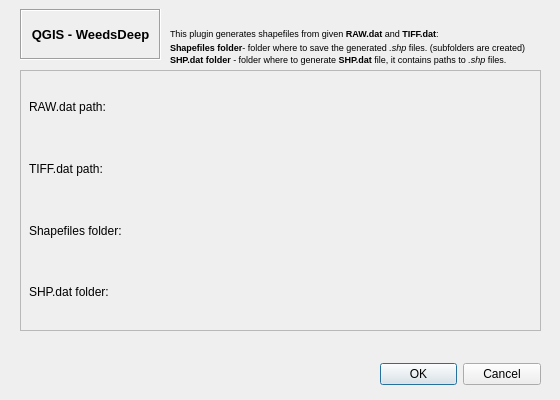
<?xml version="1.0" encoding="UTF-8"?>
<ui version="4.0">
 <class>WeedsDeepDialogBase</class>
 <widget class="QDialog" name="WeedsDeepDialogBase">
  <property name="geometry">
   <rect>
    <x>0</x>
    <y>0</y>
    <width>560</width>
    <height>400</height>
   </rect>
  </property>
  <property name="sizePolicy">
   <sizepolicy hsizetype="Preferred" vsizetype="Preferred">
    <horstretch>0</horstretch>
    <verstretch>0</verstretch>
   </sizepolicy>
  </property>
  <property name="minimumSize">
   <size>
    <width>560</width>
    <height>400</height>
   </size>
  </property>
  <property name="maximumSize">
   <size>
    <width>560</width>
    <height>400</height>
   </size>
  </property>
  <property name="windowTitle">
   <string>QGIS WeedsDeep</string>
  </property>
  <property name="styleSheet">
   <string notr="true">body: #ffffff</string>
  </property>
  <widget class="QFrame" name="frame">
   <property name="geometry">
    <rect>
     <x>20</x>
     <y>70</y>
     <width>521</width>
     <height>261</height>
    </rect>
   </property>
   <property name="autoFillBackground">
    <bool>false</bool>
   </property>
   <property name="frameShape">
    <enum>QFrame::StyledPanel</enum>
   </property>
   <property name="frameShadow">
    <enum>QFrame::Sunken</enum>
   </property>
   <widget class="QWidget" name="gridLayoutWidget">
    <property name="geometry">
     <rect>
      <x>9</x>
      <y>9</y>
      <width>501</width>
      <height>241</height>
     </rect>
    </property>
    <layout class="QGridLayout" name="body">
     <item row="1" column="0">
      <widget class="QLabel" name="tiffdat_label">
       <property name="text">
        <string>TIFF.dat path:</string>
       </property>
      </widget>
     </item>
     <item row="0" column="1">
      <widget class="QgsFileWidget" name="rawdat_browser">
       <property name="acceptDrops">
        <bool>true</bool>
       </property>
       <property name="filter">
        <string>Text File (*.dat)</string>
       </property>
      </widget>
     </item>
     <item row="2" column="0">
      <widget class="QLabel" name="shpfolder_label">
       <property name="text">
        <string>Shapefiles folder:</string>
       </property>
      </widget>
     </item>
     <item row="0" column="0">
      <widget class="QLabel" name="rawdat_label">
       <property name="text">
        <string>RAW.dat path:</string>
       </property>
      </widget>
     </item>
     <item row="3" column="0">
      <widget class="QLabel" name="shpdat_label">
       <property name="text">
        <string>SHP.dat folder:</string>
       </property>
      </widget>
     </item>
     <item row="1" column="1">
      <widget class="QgsFileWidget" name="tiffdat_browser">
       <property name="acceptDrops">
        <bool>true</bool>
       </property>
       <property name="filter">
        <string>Text File (*.dat)</string>
       </property>
      </widget>
     </item>
     <item row="3" column="1">
      <widget class="QgsFileWidget" name="shpdat_browser">
       <property name="acceptDrops">
        <bool>true</bool>
       </property>
       <property name="filter">
        <string/>
       </property>
      </widget>
     </item>
     <item row="2" column="1">
      <widget class="QgsFileWidget" name="shpfolder_browser">
       <property name="contextMenuPolicy">
        <enum>Qt::DefaultContextMenu</enum>
       </property>
       <property name="acceptDrops">
        <bool>true</bool>
       </property>
       <property name="autoFillBackground">
        <bool>true</bool>
       </property>
       <property name="inputMethodHints">
        <set>Qt::ImhNone</set>
       </property>
      </widget>
     </item>
    </layout>
   </widget>
  </widget>
  <widget class="QWidget" name="verticalLayoutWidget">
   <property name="geometry">
    <rect>
     <x>380</x>
     <y>340</y>
     <width>161</width>
     <height>68</height>
    </rect>
   </property>
   <layout class="QVBoxLayout" name="footer">
    <item>
     <widget class="QDialogButtonBox" name="button">
      <property name="standardButtons">
       <set>QDialogButtonBox::Cancel|QDialogButtonBox::Ok</set>
      </property>
     </widget>
    </item>
   </layout>
  </widget>
  <widget class="QLabel" name="description">
   <property name="geometry">
    <rect>
     <x>170</x>
     <y>10</y>
     <width>381</width>
     <height>71</height>
    </rect>
   </property>
   <property name="text">
    <string>&lt;html&gt;&lt;head/&gt;&lt;body&gt;&lt;p&gt;&lt;span style=&quot; font-size:7pt;&quot;&gt;This plugin generates shapefiles from given &lt;/span&gt;&lt;span style=&quot; font-size:7pt; font-weight:600;&quot;&gt;RAW.dat&lt;/span&gt;&lt;span style=&quot; font-size:7pt;&quot;&gt; and &lt;/span&gt;&lt;span style=&quot; font-size:7pt; font-weight:600;&quot;&gt;TIFF.dat&lt;/span&gt;&lt;span style=&quot; font-size:7pt;&quot;&gt;:&lt;/span&gt;&lt;br/&gt;&lt;span style=&quot; font-size:7pt; font-weight:600;&quot;&gt;Shapefiles folder&lt;/span&gt;&lt;span style=&quot; font-size:7pt;&quot;&gt;- folder where to save the generated &lt;/span&gt;&lt;span style=&quot; font-size:7pt; font-style:italic;&quot;&gt;.shp&lt;/span&gt;&lt;span style=&quot; font-size:7pt;&quot;&gt; files. (subfolders are created)&lt;/span&gt;&lt;br/&gt;&lt;span style=&quot; font-size:7pt; font-weight:600;&quot;&gt;SHP.dat folder&lt;/span&gt;&lt;span style=&quot; font-size:7pt;&quot;&gt; - folder where to generate &lt;/span&gt;&lt;span style=&quot; font-size:7pt; font-weight:600;&quot;&gt;SHP.dat&lt;/span&gt;&lt;span style=&quot; font-size:7pt;&quot;&gt; file, it contains paths to &lt;/span&gt;&lt;span style=&quot; font-size:7pt; font-style:italic;&quot;&gt;.shp&lt;/span&gt;&lt;span style=&quot; font-size:7pt;&quot;&gt; files.&lt;/span&gt;&lt;/p&gt;&lt;/body&gt;&lt;/html&gt;</string>
   </property>
   <property name="textFormat">
    <enum>Qt::RichText</enum>
   </property>
   <property name="scaledContents">
    <bool>false</bool>
   </property>
   <property name="wordWrap">
    <bool>false</bool>
   </property>
  </widget>
  <widget class="QFrame" name="header">
   <property name="geometry">
    <rect>
     <x>20</x>
     <y>9</y>
     <width>141</width>
     <height>51</height>
    </rect>
   </property>
   <property name="frameShape">
    <enum>QFrame::Box</enum>
   </property>
   <property name="frameShadow">
    <enum>QFrame::Sunken</enum>
   </property>
   <widget class="QLabel" name="title">
    <property name="geometry">
     <rect>
      <x>10</x>
      <y>0</y>
      <width>121</width>
      <height>51</height>
     </rect>
    </property>
    <property name="font">
     <font>
      <pointsize>10</pointsize>
      <weight>75</weight>
      <bold>true</bold>
     </font>
    </property>
    <property name="text">
     <string>QGIS - WeedsDeep</string>
    </property>
    <property name="alignment">
     <set>Qt::AlignCenter</set>
    </property>
   </widget>
  </widget>
 </widget>
 <customwidgets>
  <customwidget>
   <class>QgsFileWidget</class>
   <extends>QWidget</extends>
   <header>qgsfilewidget.h</header>
  </customwidget>
 </customwidgets>
 <resources/>
 <connections/>
</ui>
